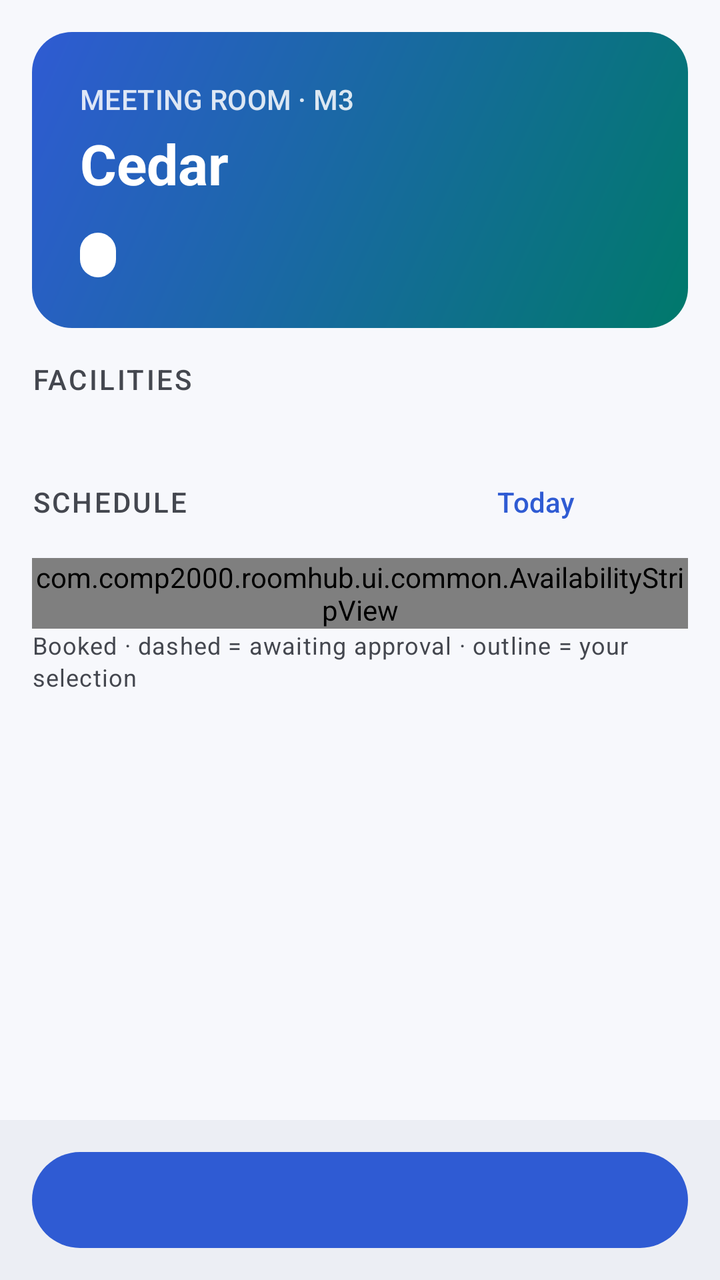
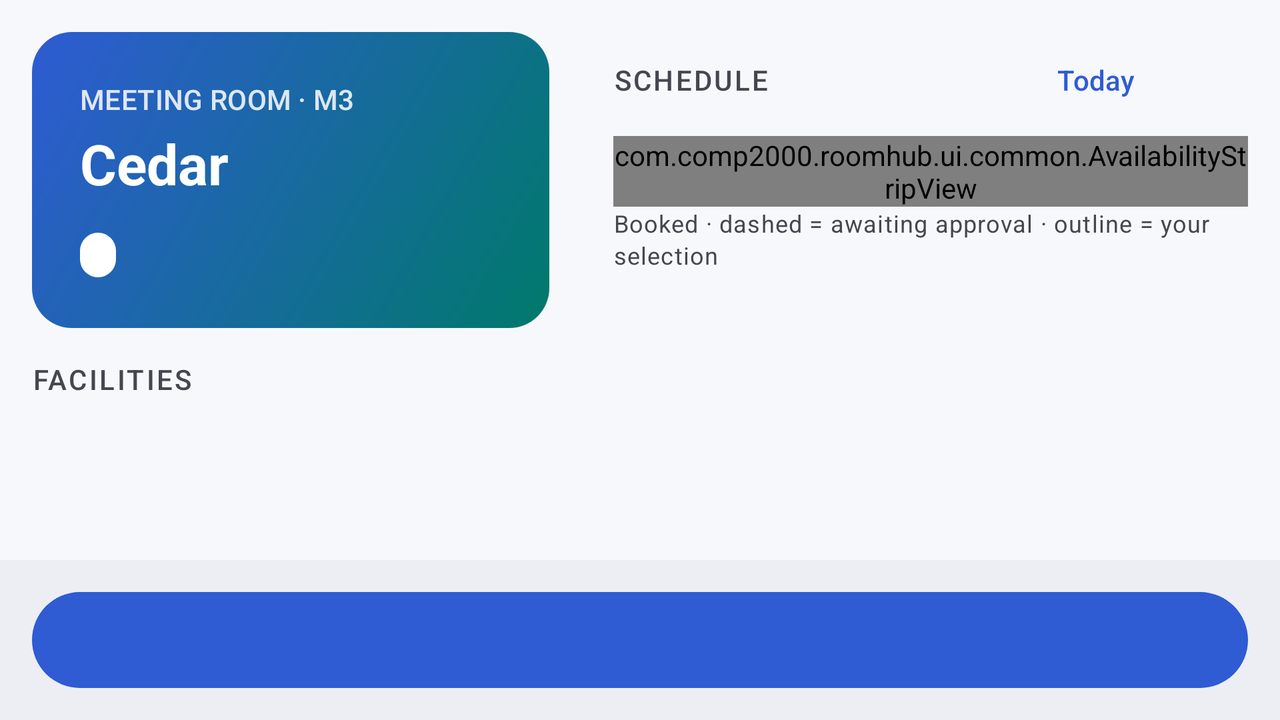

One screen, two layout resources from the same app: the default and the repository's alternative for another configuration. Each is rendered where Android would select it; the XML of both is given below.
<!-- AndroidManifest.xml: application theme Theme.RoomHub -->
<!-- res/layout/fragment_room_detail.xml -->
<?xml version="1.0" encoding="utf-8"?>
<LinearLayout xmlns:android="http://schemas.android.com/apk/res/android"
    android:layout_width="match_parent"
    android:layout_height="match_parent"
    android:orientation="vertical">

    <androidx.core.widget.NestedScrollView
        android:layout_width="match_parent"
        android:layout_height="0dp"
        android:layout_weight="1">

        <LinearLayout
            android:layout_width="match_parent"
            android:layout_height="wrap_content"
            android:orientation="vertical"
            android:padding="@dimen/screen_padding">

            <include android:id="@+id/info" layout="@layout/view_room_info" />

            <include
                android:id="@+id/schedule"
                layout="@layout/view_room_schedule"
                android:layout_width="match_parent"
                android:layout_height="wrap_content"
                android:layout_marginTop="@dimen/space_l" />
        </LinearLayout>
    </androidx.core.widget.NestedScrollView>

    <include android:id="@+id/actions" layout="@layout/view_bottom_action" />
</LinearLayout>
<!-- res/layout/view_room_info.xml (included above) -->
<?xml version="1.0" encoding="utf-8"?>
<LinearLayout xmlns:android="http://schemas.android.com/apk/res/android"
    xmlns:app="http://schemas.android.com/apk/res-auto"
    xmlns:tools="http://schemas.android.com/tools"
    android:layout_width="match_parent"
    android:layout_height="wrap_content"
    android:orientation="vertical">

    <com.google.android.material.card.MaterialCardView
        android:layout_width="match_parent"
        android:layout_height="wrap_content"
        app:cardCornerRadius="20dp"
        app:cardElevation="0dp">

        <LinearLayout
            android:id="@+id/hero"
            android:layout_width="match_parent"
            android:layout_height="wrap_content"
            android:background="@drawable/bg_hero"
            android:minHeight="148dp"
            android:orientation="vertical"
            android:padding="@dimen/space_l">

            <TextView
                android:id="@+id/hero_code"
                android:layout_width="wrap_content"
                android:layout_height="wrap_content"
                android:alpha="0.85"
                android:textAppearance="@style/TextAppearance.Material3.LabelLarge"
                android:textColor="@android:color/white"
                tools:text="MEETING ROOM · M3" />

            <TextView
                android:id="@+id/hero_name"
                android:layout_width="wrap_content"
                android:layout_height="wrap_content"
                android:layout_marginTop="@dimen/space_xs"
                android:accessibilityHeading="true"
                android:textAppearance="@style/TextAppearance.Material3.HeadlineMedium"
                android:textColor="@android:color/white"
                android:textStyle="bold"
                tools:text="Cedar" />

            <TextView
                android:id="@+id/hero_status"
                style="@style/Widget.RoomHub.StatusPill"
                android:layout_marginTop="@dimen/space_m" />
        </LinearLayout>
    </com.google.android.material.card.MaterialCardView>

    <LinearLayout
        android:id="@+id/facts"
        android:layout_width="match_parent"
        android:layout_height="wrap_content"
        android:layout_marginTop="@dimen/space_s"
        android:orientation="vertical" />

    <TextView
        android:layout_width="wrap_content"
        android:layout_height="wrap_content"
        android:layout_marginTop="@dimen/space_s"
        android:text="Facilities"
        android:textAppearance="@style/TextAppearance.RoomHub.SectionLabel"
        tools:ignore="HardcodedText" />

    <com.google.android.material.chip.ChipGroup
        android:id="@+id/amenities"
        android:layout_width="match_parent"
        android:layout_height="wrap_content"
        android:layout_marginTop="@dimen/space_xs" />
</LinearLayout>
<!-- res/layout/view_room_schedule.xml (included above) -->
<?xml version="1.0" encoding="utf-8"?>
<LinearLayout xmlns:android="http://schemas.android.com/apk/res/android"
    xmlns:app="http://schemas.android.com/apk/res-auto"
    xmlns:tools="http://schemas.android.com/tools"
    android:layout_width="match_parent"
    android:layout_height="wrap_content"
    android:orientation="vertical">

    <LinearLayout
        android:layout_width="match_parent"
        android:layout_height="wrap_content"
        android:gravity="center_vertical"
        android:orientation="horizontal">

        <TextView
            android:layout_width="0dp"
            android:layout_height="wrap_content"
            android:layout_weight="1"
            android:accessibilityHeading="true"
            android:text="@string/room_schedule"
            android:textAppearance="@style/TextAppearance.RoomHub.SectionLabel" />

        <com.google.android.material.button.MaterialButton
            android:id="@+id/prev_day"
            style="@style/Widget.Material3.Button.IconButton"
            android:layout_width="wrap_content"
            android:layout_height="wrap_content"
            android:contentDescription="@string/prev_day"
            app:icon="@drawable/ic_chevron_left" />

        <com.google.android.material.button.MaterialButton
            android:id="@+id/day"
            style="@style/Widget.Material3.Button.TextButton"
            android:layout_width="wrap_content"
            android:layout_height="wrap_content"
            android:minWidth="96dp"
            tools:text="Today" />

        <com.google.android.material.button.MaterialButton
            android:id="@+id/next_day"
            style="@style/Widget.Material3.Button.IconButton"
            android:layout_width="wrap_content"
            android:layout_height="wrap_content"
            android:contentDescription="@string/next_day"
            app:icon="@drawable/ic_chevron_right" />
    </LinearLayout>

    <com.comp2000.roomhub.ui.common.AvailabilityStripView
        android:id="@+id/strip"
        android:layout_width="match_parent"
        android:layout_height="wrap_content"
        android:layout_marginTop="@dimen/space_xs" />

    <TextView
        android:layout_width="match_parent"
        android:layout_height="wrap_content"
        android:text="@string/timeline_key"
        android:textAppearance="@style/TextAppearance.Material3.BodySmall"
        android:textColor="?attr/colorOnSurfaceVariant" />

    <LinearLayout
        android:id="@+id/day_list"
        android:layout_width="match_parent"
        android:layout_height="wrap_content"
        android:layout_marginHorizontal="-4dp"
        android:layout_marginTop="@dimen/space_s"
        android:orientation="vertical" />

    <TextView
        android:id="@+id/day_empty"
        android:layout_width="match_parent"
        android:layout_height="wrap_content"
        android:layout_marginTop="@dimen/space_s"
        android:drawablePadding="@dimen/space_s"
        android:text="@string/room_no_bookings"
        android:textAppearance="@style/TextAppearance.Material3.BodyMedium"
        android:visibility="gone"
        app:drawableStartCompat="@drawable/ic_check_circle"
        app:drawableTint="@color/status_vacant" />
</LinearLayout>
<!-- res/layout/view_bottom_action.xml (included above) -->
<?xml version="1.0" encoding="utf-8"?>
<LinearLayout xmlns:android="http://schemas.android.com/apk/res/android"
    android:layout_width="match_parent"
    android:layout_height="wrap_content"
    android:background="?attr/colorSurfaceContainer"
    android:orientation="horizontal"
    android:paddingHorizontal="@dimen/screen_padding"
    android:paddingVertical="12dp">

    <com.google.android.material.button.MaterialButton
        android:id="@+id/secondary_action"
        style="@style/Widget.RoomHub.Button.Outlined"
        android:layout_width="0dp"
        android:layout_height="wrap_content"
        android:layout_marginEnd="@dimen/space_s"
        android:layout_weight="1"
        android:visibility="gone" />

    <com.google.android.material.button.MaterialButton
        android:id="@+id/primary_action"
        style="@style/Widget.RoomHub.Button"
        android:layout_width="0dp"
        android:layout_height="wrap_content"
        android:layout_weight="1" />
</LinearLayout>
<!-- resources referenced by this layout -->
<resources>
  <color name="status_vacant">#1B7F3B</color>
  <dimen name="screen_padding">16dp</dimen>
  <dimen name="space_l">24dp</dimen>
  <dimen name="space_m">16dp</dimen>
  <dimen name="space_s">8dp</dimen>
  <dimen name="space_xs">4dp</dimen>
  <!-- drawable bg_hero (drawable) -->
  <shape xmlns:android="http://schemas.android.com/apk/res/android" android:shape="rectangle">
      <gradient android:angle="315" android:startColor="#2F5BD3" android:endColor="#00796B" />
  </shape>
  <string name="next_day">Next day</string>
  <string name="prev_day">Previous day</string>
  <string name="room_no_bookings">No bookings – vacant all day.</string>
  <string name="room_schedule">Schedule</string>
  <string name="timeline_key">Booked · dashed = awaiting approval · outline = your selection</string>
  <style name="TextAppearance.RoomHub.SectionLabel" parent="TextAppearance.Material3.LabelLarge">
          <item name="android:textColor">?attr/colorOnSurfaceVariant</item>
          <item name="android:textAllCaps">true</item>
          <item name="android:letterSpacing">0.08</item>
      </style>
  <style name="Widget.RoomHub.Button" parent="Widget.Material3.Button">
          <item name="android:minHeight">56dp</item>
          <item name="android:textSize">16sp</item>
      </style>
  <style name="Widget.RoomHub.Button.Outlined" parent="Widget.Material3.Button.OutlinedButton">
          <item name="android:minHeight">56dp</item>
          <item name="android:textSize">16sp</item>
      </style>
  <!-- drawable bg_status_pill (drawable) -->
  <shape xmlns:android="http://schemas.android.com/apk/res/android" android:shape="rectangle">
      <corners android:radius="999dp" />
      <solid android:color="@android:color/white" />
  </shape>
  <color name="rh_primary">#2F5BD3</color>
  <color name="rh_on_primary">#FFFFFF</color>
  <color name="rh_primary_container">#DCE3FF</color>
  <color name="rh_on_primary_container">#0A1B55</color>
  <color name="rh_secondary">#00796B</color>
  <color name="rh_on_secondary">#FFFFFF</color>
  <color name="rh_secondary_container">#C8EEE7</color>
  <color name="rh_on_secondary_container">#00201C</color>
  <color name="rh_error">#BA1A1A</color>
  <color name="rh_on_error">#FFFFFF</color>
  <color name="rh_error_container">#FFDAD6</color>
  <color name="rh_on_error_container">#410002</color>
  <color name="rh_background">#F7F8FC</color>
  <color name="rh_surface">#F7F8FC</color>
  <color name="rh_on_surface">#1A1C22</color>
  <color name="rh_surface_variant">#E1E2EC</color>
  <color name="rh_on_surface_variant">#44474F</color>
  <color name="rh_surface_container_lowest">#FFFFFF</color>
  <color name="rh_surface_container_low">#F1F3F9</color>
  <color name="rh_surface_container">#ECEEF4</color>
  <color name="rh_surface_container_high">#E6E8EF</color>
  <color name="rh_outline">#757780</color>
  <color name="rh_outline_variant">#C5C6D0</color>
  <style name="ShapeAppearance.RoomHub.Medium" parent="ShapeAppearance.Material3.Corner.Medium">
          <item name="cornerSize">14dp</item>
      </style>
  <style name="Widget.RoomHub.Card" parent="Widget.Material3.CardView.Elevated">
          <item name="cardBackgroundColor">?attr/colorSurfaceContainerLowest</item>
          <item name="cardElevation">1dp</item>
          <item name="cardCornerRadius">16dp</item>
      </style>
  <style name="Widget.RoomHub.TextInput" parent="Widget.Material3.TextInputLayout.OutlinedBox">
          <item name="boxCornerRadiusTopStart">12dp</item>
          <item name="boxCornerRadiusTopEnd">12dp</item>
          <item name="boxCornerRadiusBottomStart">12dp</item>
          <item name="boxCornerRadiusBottomEnd">12dp</item>
      </style>
  <!-- some entries are left out for length -->
</resources>
<!-- res/layout-w600dp/fragment_room_detail.xml (the repository's variant of the layout above) -->
<!-- drawn on the phone turned sideways -->
<?xml version="1.0" encoding="utf-8"?>
<LinearLayout xmlns:android="http://schemas.android.com/apk/res/android"
    android:layout_width="match_parent"
    android:layout_height="match_parent"
    android:orientation="vertical">

    <LinearLayout
        android:layout_width="match_parent"
        android:layout_height="0dp"
        android:layout_weight="1"
        android:orientation="horizontal">

        <androidx.core.widget.NestedScrollView
            android:layout_width="0dp"
            android:layout_height="match_parent"
            android:layout_weight="1">

            <include
                android:id="@+id/info"
                layout="@layout/view_room_info"
                android:layout_width="match_parent"
                android:layout_height="wrap_content"
                android:layout_margin="@dimen/screen_padding" />
        </androidx.core.widget.NestedScrollView>

        <androidx.core.widget.NestedScrollView
            android:layout_width="0dp"
            android:layout_height="match_parent"
            android:layout_weight="1.2">

            <include
                android:id="@+id/schedule"
                layout="@layout/view_room_schedule"
                android:layout_width="match_parent"
                android:layout_height="wrap_content"
                android:layout_margin="@dimen/screen_padding" />
        </androidx.core.widget.NestedScrollView>
    </LinearLayout>

    <include android:id="@+id/actions" layout="@layout/view_bottom_action" />
</LinearLayout>
